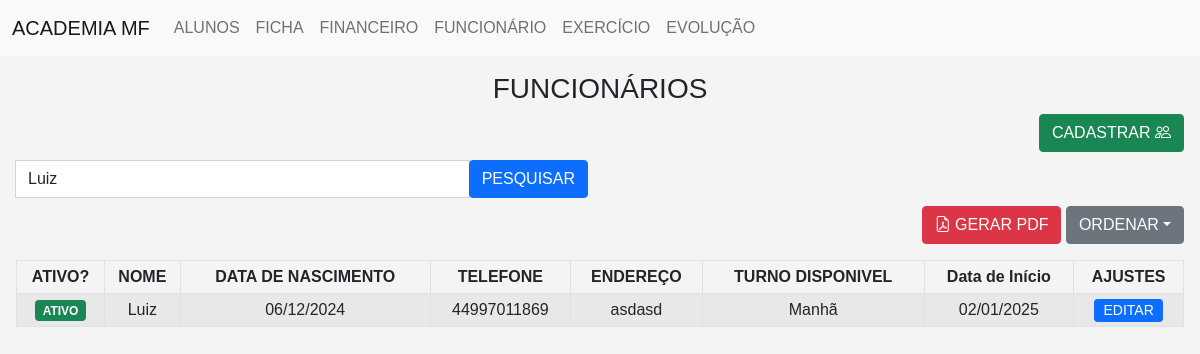
The app's page /Funcionario/index.php?pesquisa=Luiz with its own data.
### tables this page shows
CREATE TABLE `funcionario` (
  `id` int(11) NOT NULL,
  `nome` varchar(255) DEFAULT NULL,
  `data_nascimento` date DEFAULT NULL,
  `telefone` varchar(255) DEFAULT NULL,
  `endereco` varchar(255) DEFAULT NULL,
  `turno_disponivel` varchar(255) DEFAULT NULL,
  `data_matricula` date NOT NULL,
  `ativo` tinyint(1) DEFAULT 1
);

### Classe/Conexao.php (called while the page is built)
<?php
class Db{
    public static function conexao(){
        try {
            $conexao = new PDO("mysql:host=localhost;dbname=heman;", "root", "");
            $conexao->setAttribute(PDO::ATTR_ERRMODE, PDO::ERRMODE_EXCEPTION);
            return $conexao;
        } catch (PDOException $e) {
            return NULL;
        }
    }
}
?>

### Funcionario/index.php (the view, shortened to what this page needs)
<!doctype html>
<html lang="pt-BR">
<head>
    <link href="https://cdn.jsdelivr.net/npm/bootstrap@5.0.2/dist/css/bootstrap.min.css" rel="stylesheet">
    <link rel="stylesheet" href="https://cdn.jsdelivr.net/npm/bootstrap-icons@1.10.5/font/bootstrap-icons.css">
    <link rel="stylesheet" href="https://cdn.jsdelivr.net/npm/bootstrap-icons@1.8.1/font/bootstrap-icons.css">
    <link rel="stylesheet" href="style.css">
</head>
<body>
<?php include("../Classe/Conexao.php") ?>
<?php include("../Navbar/navbar.php"); ?>
<?php $pesquisa = isset($_GET["pesquisa"]) ? $_GET["pesquisa"] : NULL; ?>
<?php $ordenar = isset($_GET["ordenar"]) ? $_GET["ordenar"] : "ASC"; ?>
<section class="p-3">
    <h3>FUNCIONÁRIOS</h3>
    <div class="text-end mb-2 conteudo-esconder-pdf">
        <button class="btn btn-success" data-bs-toggle="modal" data-bs-target="#cadastrar">
            CADASTRAR <i class="bi bi-people"></i>
        </button>
    </div>
    <form method="get" class="mb-2 conteudo-esconder-pdf">
        <div class="row">
            <div class="col-md-6">
                <div class="input-group">
                    <input name="pesquisa" value="<?php echo $pesquisa; ?>" type="text" class="form-control" placeholder="Buscar por nome...">
                    <div class="input-group-pprend">
                        <button class="btn btn-primary">PESQUISAR</button>
                    </div>
                </div>
            </div>
        </div>
    </form>
    <div class="col-12 text-end conteudo-esconder-pdf">
        <div class="d-inline">
            <button class="btn btn-danger botao-gerar-pdf">
                <i class="bi bi-file-earmark-pdf"></i> GERAR PDF
            </button>
        </div>
        <div class="d-inline">
            <div class="dropdown d-inline">
                <button class="btn btn-secondary dropdown-toggle" type="button" id="filterDropdown" data-bs-toggle="dropdown" aria-expanded="false">ORDENAR</button>
            </div>
        </div>
    </div>
    <table class="table table-striped table-hover mt-3 text-center table-bordered table-sm">
        <thead>
            <tr>
                <th>ATIVO?</th>
                <th>NOME</th>
                <th>DATA DE NASCIMENTO</th>
                <th>TELEFONE</th>
                <th>ENDEREÇO</th>
                <th>TURNO DISPONIVEL</th>
                <th>Data de Início</th>
                <th class="conteudo-esconder-pdf">AJUSTES</th>
            </tr>
        </thead>
        <tbody>
            <?php
            $sql = ("SELECT * FROM `funcionario`");
            if($pesquisa){
                $sql .= (" WHERE `nome` LIKE '%{$pesquisa}%'");
            }
            if($ordenar == "ASC"){
                $sql .= (" ORDER BY `data_matricula` ASC");
            }else if($ordenar == "DESC"){
                $sql .= (" ORDER BY `data_matricula` DESC");
            }
            $executar = Db::conexao()->query($sql);
            $funcionarios = $executar->fetchAll(PDO::FETCH_OBJ);
            ?>
            <?php foreach ($funcionarios as $funcionario) { ?>
                <tr>
                    <td>
                        <?php if($funcionario->ativo == 1) { ?>
                            <span class="badge bg-success">ATIVO</span>
                        <?php } else { ?>
                            <span class="badge bg-danger">INATIVO</span>
                        <?php } ?>
                    </td>
                    <td><?php echo $funcionario->nome; ?></td>
                    <td><?php echo date('d/m/Y', strtotime($funcionario->data_nascimento)); ?></td>
                    <td><?php echo $funcionario->telefone; ?></td>
                    <td><?php echo $funcionario->endereco; ?></td>
                    <td><?php echo $funcionario->turno_disponivel; ?></td>
                    <td><?php echo date('d/m/Y', strtotime($funcionario->data_matricula)); ?></td>
                    <td class="conteudo-esconder-pdf">
                        <button
                            class="conteudo-esconder-pdf btn btn-primary btn-sm p-0 ps-2 pe-2 botao-selecionar-matricula"
                            data-id="<?php echo $funcionario->id; ?>"
                            data-nome="<?php echo $funcionario->nome; ?>"
                            data-data_nascimento="<?php echo $funcionario->data_nascimento; ?>"
                            data-telefone="<?php echo $funcionario->telefone; ?>"
                            data-endereco="<?php echo $funcionario->endereco; ?>"
                            data-turno_disponivel="<?php echo $funcionario->turno_disponivel; ?>"
                            data-data_matricula="<?php echo $funcionario->data_matricula; ?>"
                            data-ativo="<?php echo $funcionario->ativo; ?>">
                            EDITAR
                        </button>
                    </td>
                </tr>
            <?php } ?>
    </table>
</section>
</body>
</html>

### Evolucao/style.css (style rules this page uses)
body { font-family: Arial, sans-serif; background-color: #f4f4f4; text-align: center; background-image: url(Academia1.png); }
button { padding: 10px 20px; border: none; border-radius: 5px; background-color: #198754; color: white; cursor: pointer; }

### records on screen
funcionario: ativo "ATIVO", nome "Luiz", data_nascimento "06/12/2024", telefone "44997011869", endereco "asdasd", turno_disponivel "Manhã", data_matricula "02/01/2025"
